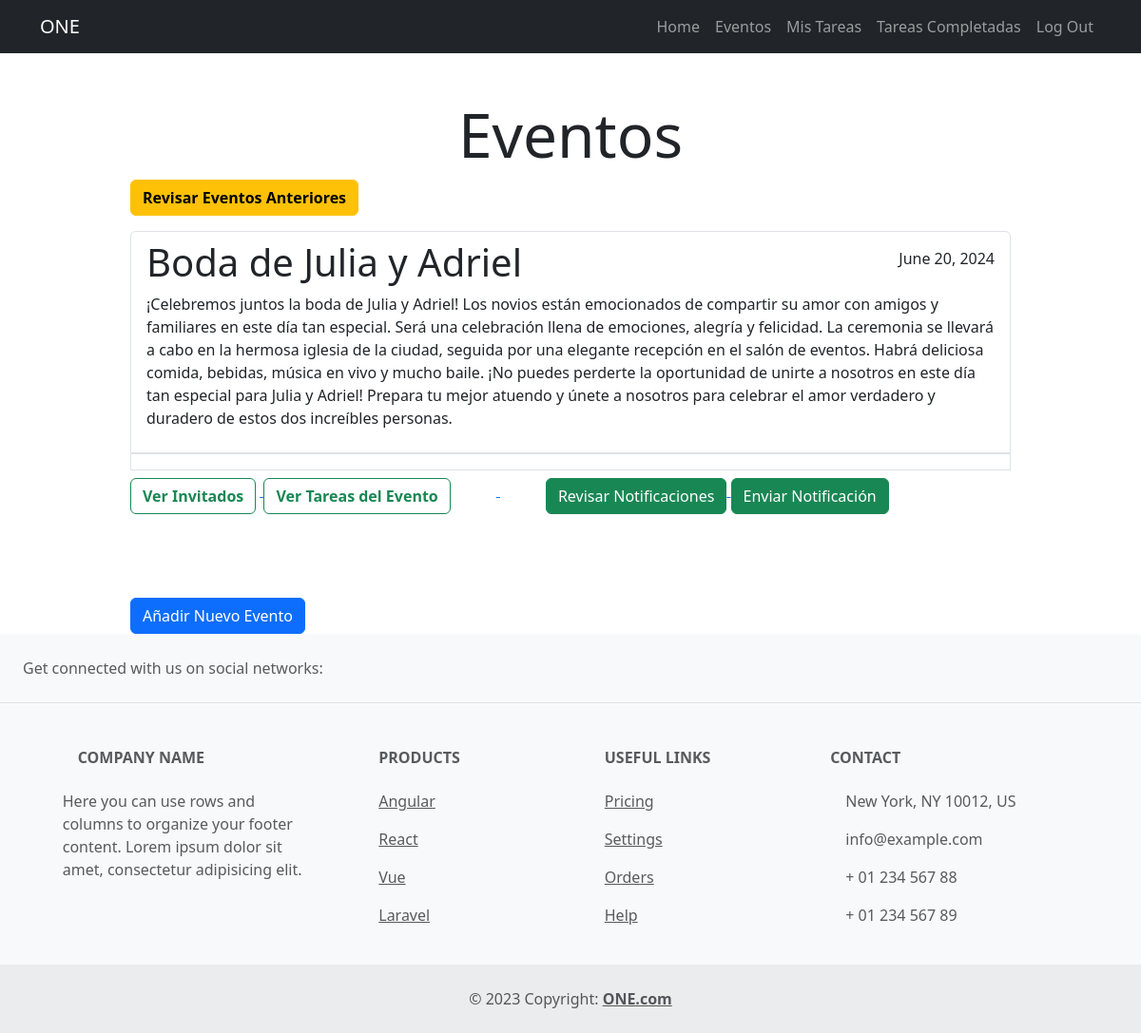
/eventos/ (signed in), run on an earlier commit of the app's database.
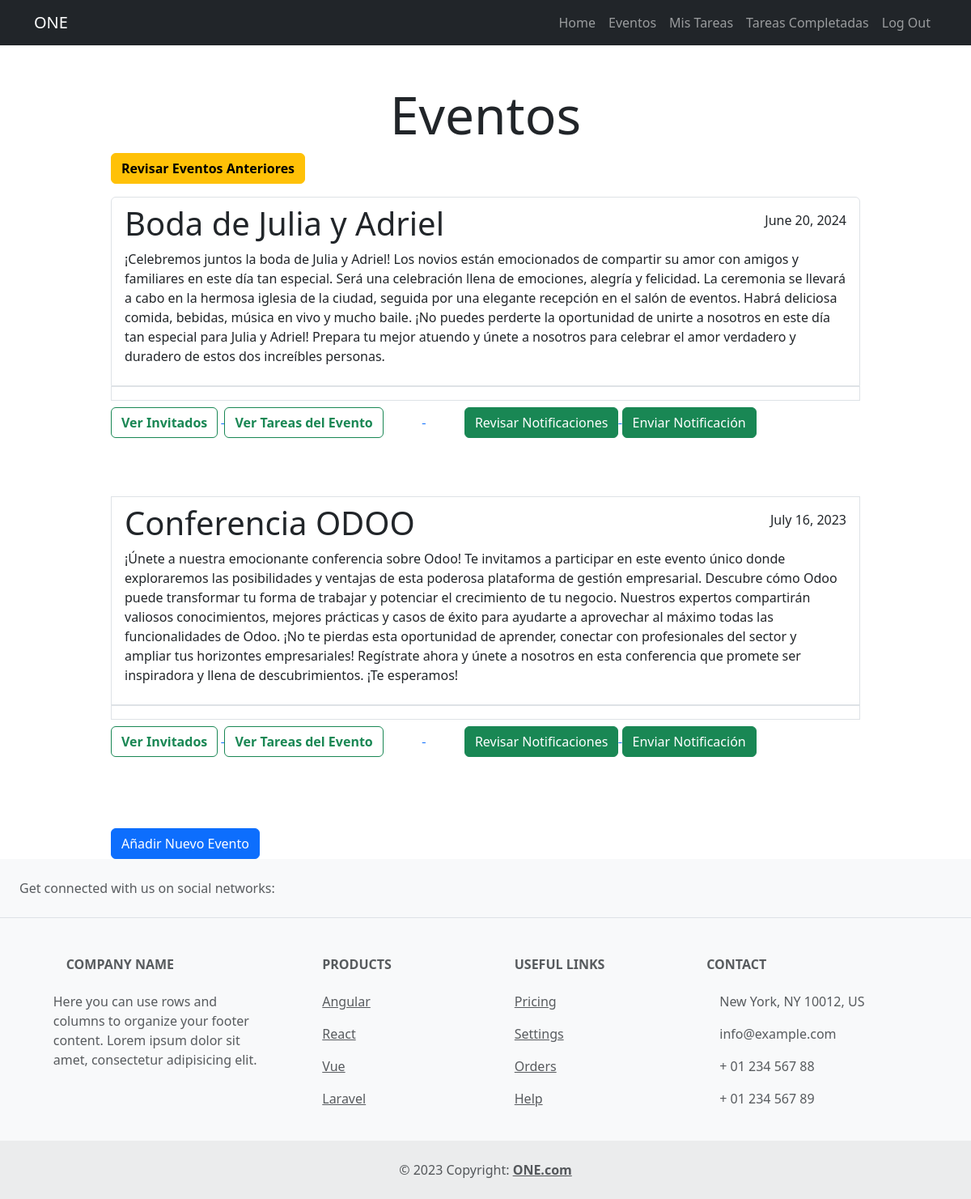
And on a later commit of the database.
### event/models.py (models this page shows, shortened)
class Evento(models.Model):
    nombre = models.CharField(max_length=80)
    descripcion = models.TextField(blank=True)
    fechaCreacion = models.DateTimeField(auto_now_add=True)
    fecha= models.DateField(null = True, blank = True)
    ubicacion = models.CharField(max_length=200)
    user = models.ForeignKey(User, on_delete=models.CASCADE)

### event/views.py (the view)
# urls.py: path('eventos/', eventos, name= 'eventos'),
@login_required
def eventos(request):
    eventos = Evento.objects.filter(user=request.user, fecha__gte = date.today())
    return render(request, 'eventos.html', {'eventos': eventos, 'date': date.today()})

### event/templates/eventos.html (shortened to what this page needs)
{% extends 'base.html' %}
{% block content%}
<main class="container">
    <div class="row">
        <div class="col-md-10 offset-md-1 ">
            <h1 class="mt-5 text-center display-3">Eventos</h1>
            {% if '/eventos-completos/' not in request.path %}
            <form action="{% url 'eventos_completados' %}"  method="POST">
                <button class="btn btn-warning fw-bold mb-3" >Revisar Eventos Anteriores</button>
            </form>
        {% endif %}
            <ul class="list-group">
                {% for evento in eventos %}
                <a href="{% url 'evento_detail' evento.id %}" class="list-group-item">
                    <header class="d-flex justify-content-between">
                        <h1 class="fw-bold-3"> {{evento.nombre}}</h1>
                        {% if evento.fecha < date.today %}
                            <p class="mt-2" style="color: brown;">COMPLETADO</p>
                        {% else %}
                            <p class="mt-2"> {{evento.fecha}} </p>
                        {% endif %}
                    </header>
                    <p> {{evento.descripcion}} </p>
                    <div class="justify-content-end  mb-5">
                        <a href="{% url 'invitados' evento.id %}">
                            <button class="btn btn-outline-success mt-2 me-1 d-inline-block fw-bold">Ver Invitados</button>
                        </a>
                        <a href="{% url 'task_por_evento' evento.id %}">
                            <button class="btn btn-outline-success mt-2 me-5 fw-bold">Ver Tareas del Evento</button>
                        </a>
                        <a href="{% url 'reminders' evento_id=evento.id %}">
                            <button class="btn btn-success mt-2 ms-5 d-inline-block ">Revisar Notificaciones</button>
                        </a>
                        {% if '/eventos-completos/' not in request.path %}
                        <a href="{% url 'reminder_crear' evento_id=evento.id %}">
                            <button class="btn btn-success mt-2  d-inline-block">Enviar Notificación</button>
                        </a>
                        {% endif %}
                    </div>
                </a>
                <br>
                {% endfor %}
            </ul>
            <form action="{% url 'evento_crear' %}"  method="POST">
                <button class="btn btn-primary mt-3">Añadir Nuevo Evento</button>
            </form>
        </div>
    </div>
</main>
{% endblock %}

What changed in the data, as far as the page shows it:
added Evento: nombre "Conferencia ODOO", fecha "July 16, 2023", descripcion "¡Únete a nuestra emocionante conferencia sobre Odoo! Te invitamos a participar en este evento único donde exploraremos las posibilidades y ventajas de esta poderosa plataforma de gestión empresarial. Descubre cómo Odoo puede transformar tu forma de trabajar y potenciar el crecimiento de tu negocio. Nuestros expertos compartirán valiosos conocimientos, mejores prácticas y casos de éxito para ayudarte a aprovechar al máximo todas las funcionalidades de Odoo. ¡No te pierdas esta oportunidad de aprender, conectar con profesionales del sector y ampliar tus horizontes empresariales! Regístrate ahora y únete a nosotros en esta conferencia que promete ser inspiradora y llena de descubrimientos. ¡Te…"
